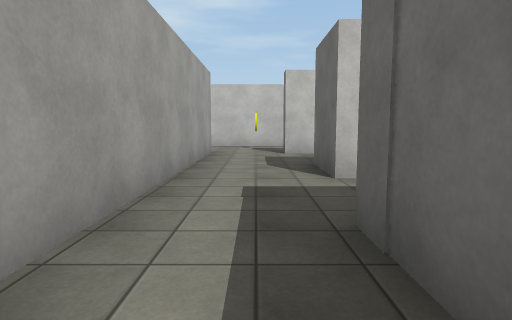
view 1 (above)

24 first-person views from a walk through a Unity game level. The camera is 1.3 m above the floor, tilts 6° down and sees 75° across. The floor is counted in squares, 2 m on a side. Each view is taken from the middle of a square. On the plan, view 1 faces up. The plan holds only what a view shows up to about 10 squares ahead; the rest is blank. The player is left out. Surface patterns are stand-ins for the level's own textures.

view 2
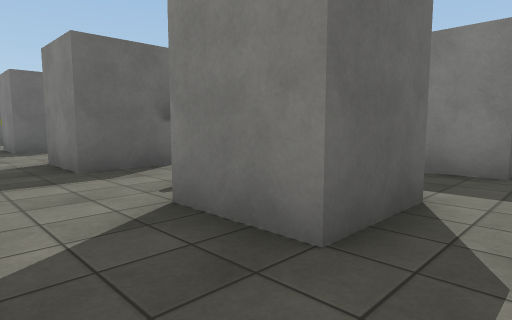

view 3
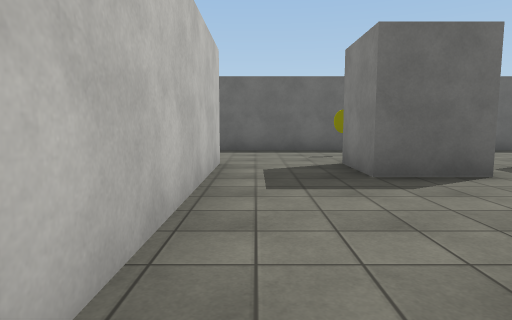

view 4
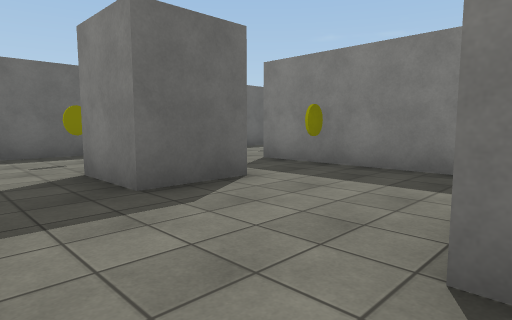

view 5
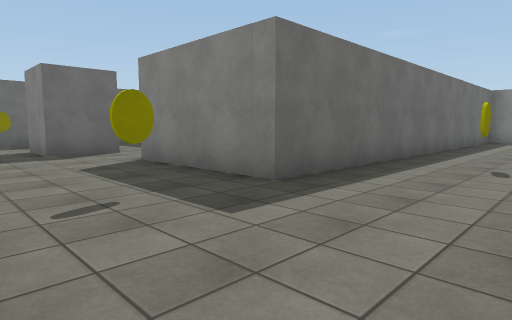

view 6
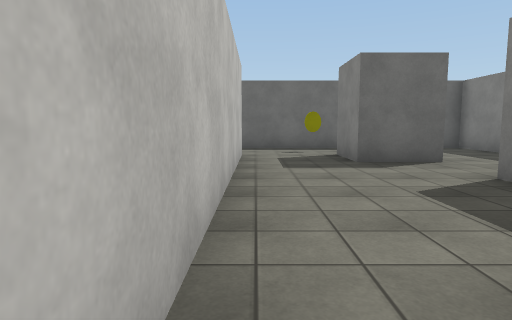

view 7
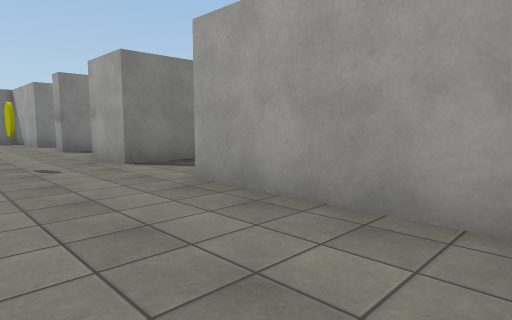

view 8
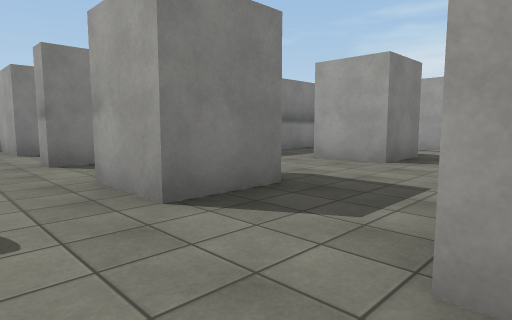

view 9
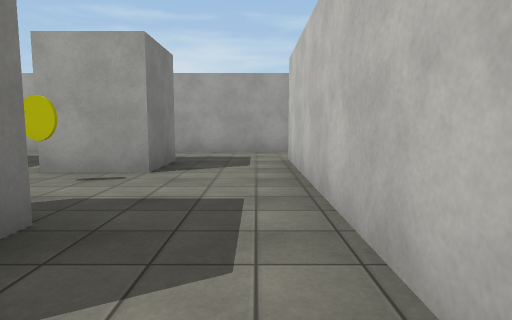

view 10
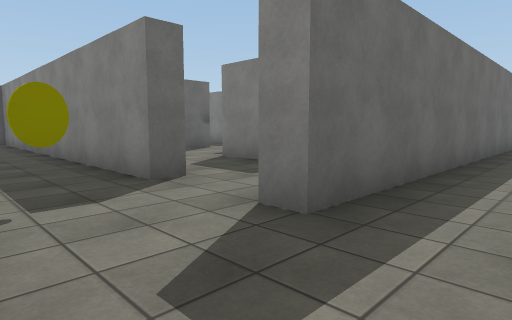

view 11
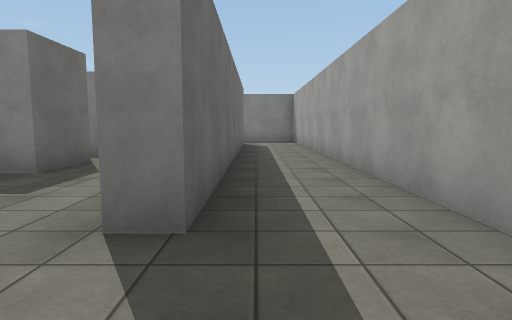

view 12
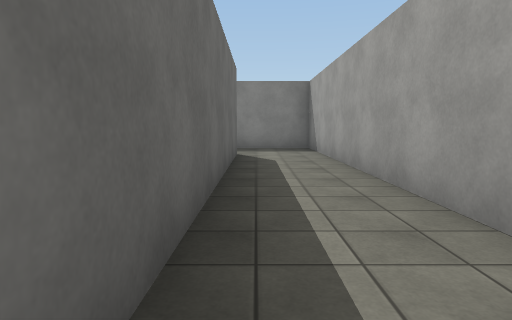

view 13
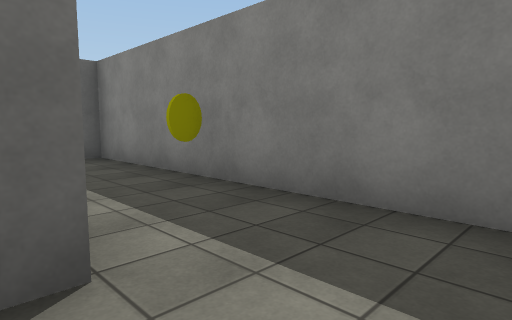

view 14
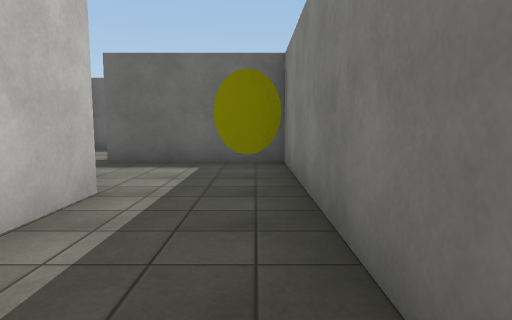

view 15
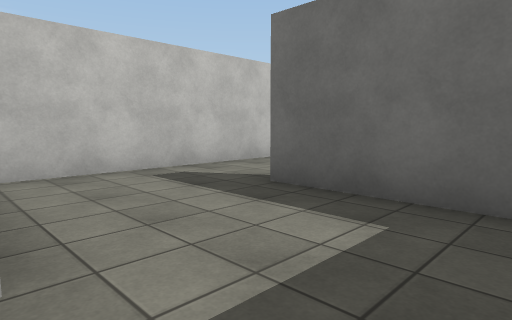

view 16
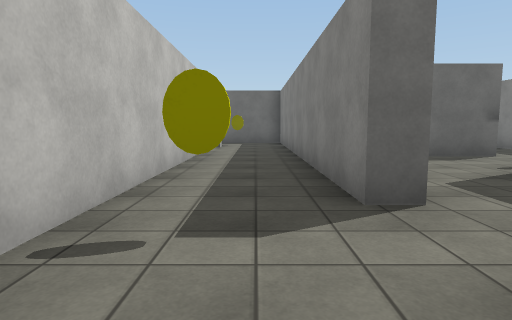

view 17
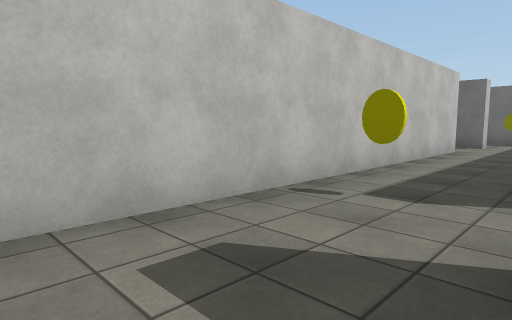

view 18
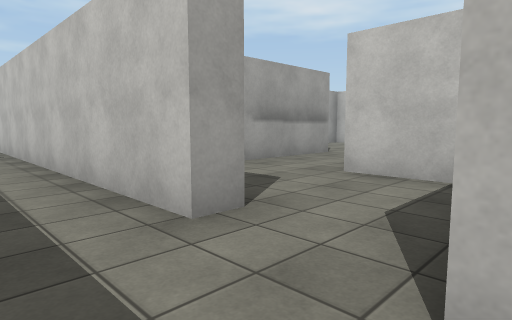

view 19
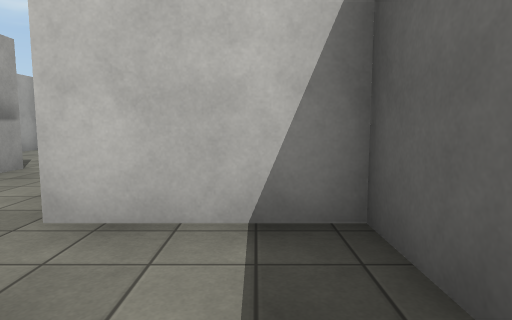

view 20
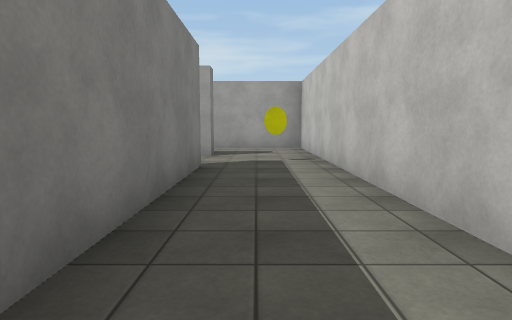

view 21
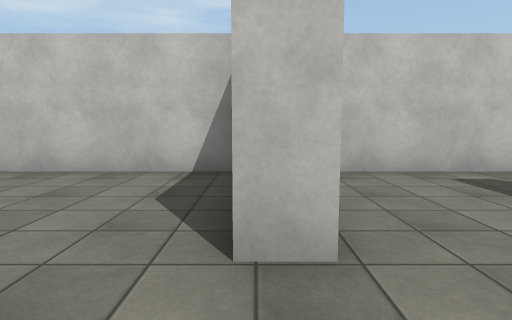

view 22
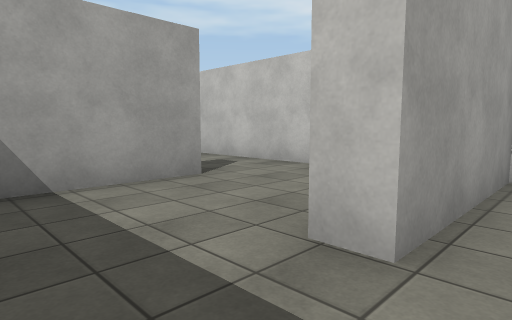

view 23
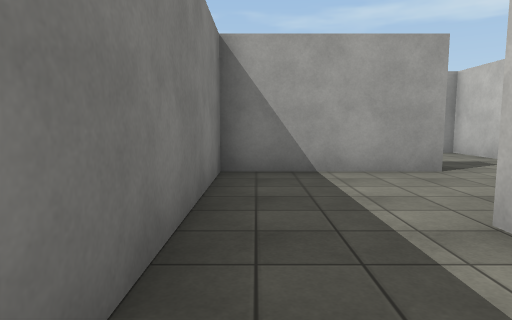

view 24
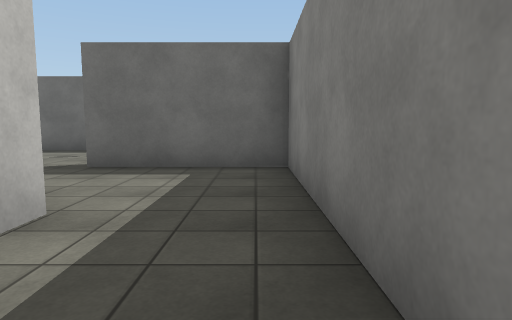

### Floor plan
Key: @ floor where view 1 was taken; # wall or solid block; . floor; ^ raised ledge; C yellow coin; P pillar; O other object.
Columns run from 4 left of view 1 to 23 right of it. Each row starts with its distance up from view 1.
 20      #
 19      #
 18
 17
 16        #^
 15        #
 14        #  ###
 13        #....#
 12        #....#    ########
 11 ###########.# #............#
 10 #............O#...C......C.#
  9 #...C.........#........PP..#
  8 #..#.##########...###..PP
  7 #..#..............#   ...
  6 #..#..............#    ....#
  5 #..#.PPC.PP...P.C.#      ###
  4 #..#.PP^^PP...PP^^#
  3 #..#...  ^...C.^ ^#
  2 #..#.##########^^^#
  1 #..#.#.....#......#
  0 #..#@#.....#.... .#
 -1 #..###..#..#..#. .#
 -2 #.......#.....#
 -3 #...C...#.....#
 -4 ###############

Where each view was taken, in squares from view 1:
view 1: 0 up, 0 right, facing up
view 2: 7 up, 0 right, facing down-right
view 3: 7 up, 5 right, facing right
view 4: 7 up, 6 right, facing down-right
view 5: 11 up, 11 right, facing down-right
view 6: 11 up, 13 right, facing right
view 7: 11 up, 13 right, facing down-left
view 8: 8 up, 12 right, facing down-left
view 9: 7 up, 7 right, facing left
view 10: 10 up, 3 left, facing down-right
view 11: 10 up, 2 left, facing down
view 12: 6 up, 2 left, facing down
view 13: 1 down, 3 left, facing down-right
view 14: 3 down, 2 left, facing right
view 15: 3 down, 1 right, facing up-right
view 16: 9 up, 2 left, facing right
view 17: 8 up, 3 left, facing up-right
view 18: 9 up, 8 right, facing up-left
view 19: 11 up, 7 right, facing up
view 20: 9 up, 6 right, facing left
view 21: 3 down, 7 right, facing up
view 22: 3 down, 8 right, facing up-left
view 23: 3 down, 9 right, facing left
view 24: 3 down, 5 right, facing right
